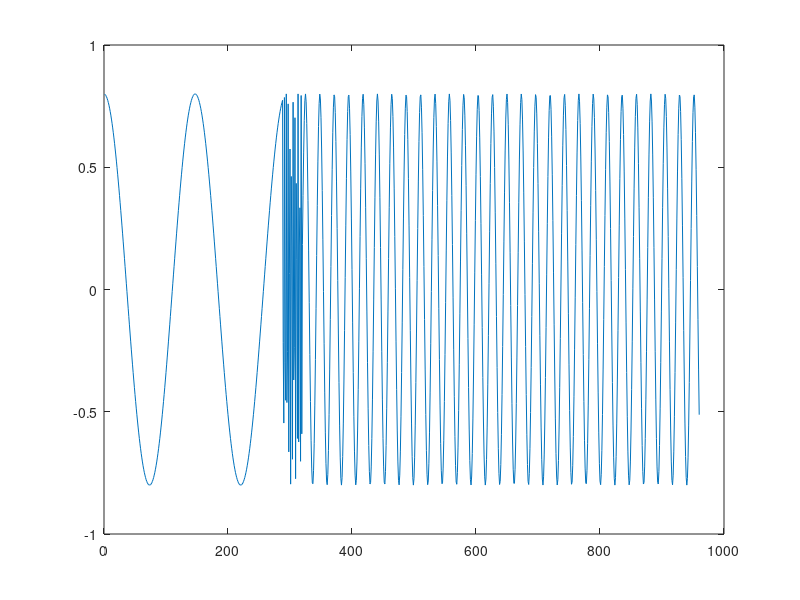

This figure's MATLAB source:
close all;
clear;
clc;

AmpSum = 0;
Output = [];

step = 1;
freq = 300;
% freq = [300,310,320,330,340,350,360,370,380,390,400];
for i = 1:30
    for j = 1:32
        if (i == 10)
            freq = freq+50;
        end
        AmpSum = 0;
        
        AmpSum = AmpSum + 0.8*cos((2*pi*freq*step)/44100);

        Output(step) = AmpSum;
        step = step + 1;

    end
end


plot(Output)
Output = Output';